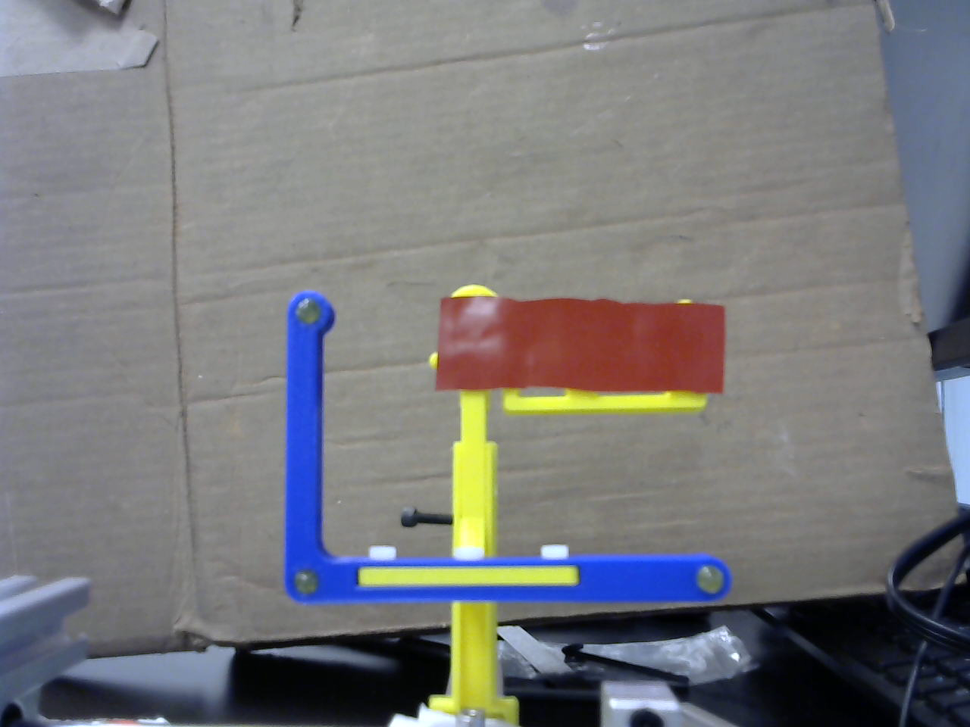
%> input picture HW9/HW9/im5.tif, 970 x 727 px, shrunk from 1280 x 960 before the run
$ octave Untitled2.m   (GNU Octave 9; MATLAB toolbox functions it lacks are replaced by stand-ins)
%> lines starting %> are read from the running program, lines starting %| are printed output that depends on the picture; in (x1, y1, x2, y2) boxes, pixels count from 0 and x2, y2 are one past the last pixel; in counts of white or black regions, pixels touching at a corner belong together; the program's own positions count from 1
% [9 lines of commented-out code are left out]

%%

clear all;
img = imread('im5.tif');
%> img is the input picture: size 727x970x3 uint8; mean R, G, B 120.8, 121.3, 123.8

% Convert RGB image to HSV
hsvImage = rgb2hsv(img);
%> hsvImage: size 727x970x3 double; mean H, S, V 0.352, 0.165, 0.522
% Extract out the H, S, and V images individually
hImage = hsvImage(:,:,1);
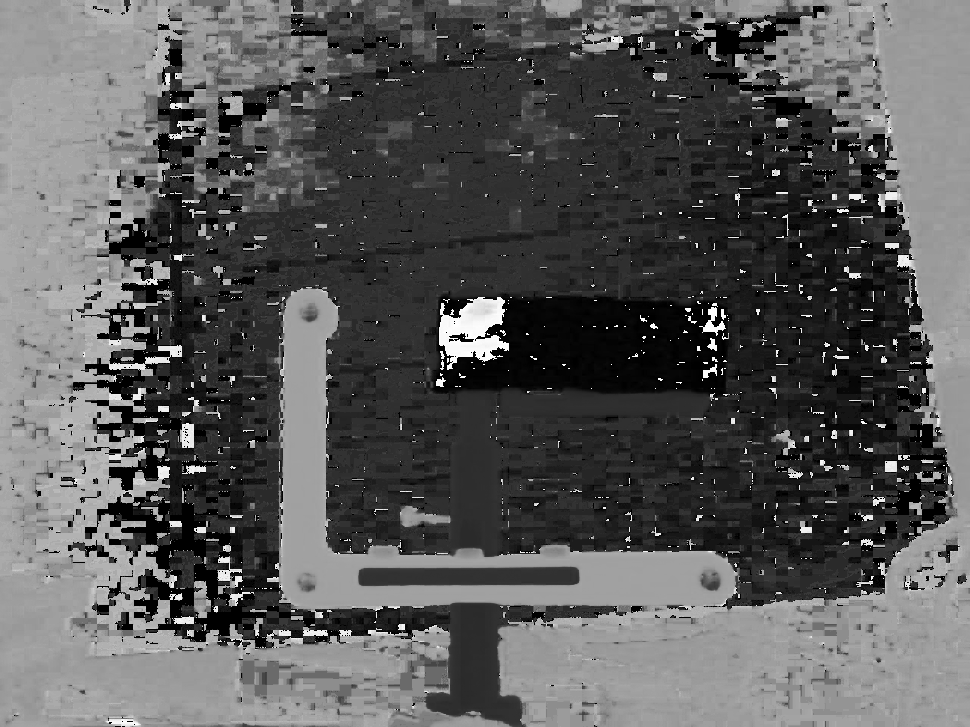
%> hImage: size 727x970 double; min 0, max 0.998, mean 0.352
sImage = hsvImage(:,:,2);
vImage = hsvImage(:,:,3);

% Yellow
hueThresholdLow = 0.1;
hueThresholdHigh = 0.5;
saturationThresholdLow = 0.7;
saturationThresholdHigh = 1;
valueThresholdLow = 0.8;
valueThresholdHigh = 1.0;


fontSize = 16;

% Display the original image.
	subplot(3, 4, 1);
	hRGB = imshow(img);

    % Display the hue image.
	subplot(3, 4, 2);
	h1 = imshow(hImage);
	title('Hue Image', 'FontSize', fontSize);
	% Set up an infor panel so you can mouse around and inspect the hue values.
	hHuePI = impixelinfo(h1);
	set(hHuePI, 'Units', 'Normalized', 'Position',[.34 .69 .15 .02]);

	% Display the saturation image.
	h2 = subplot(3, 4, 3);
	imshow(sImage);
	title('Saturation Image', 'FontSize', fontSize);
	% Set up an infor panel so you can mouse around and inspect the saturation values.
	hSatPI = impixelinfo(h2);
	set(hSatPI, 'Units', 'Normalized', 'Position',[.54 .69 .15 .02]);

	% Display the value image.
	h3 = subplot(3, 4, 4);
	imshow(vImage);
	title('Value Image', 'FontSize', fontSize);
	% Set up an infor panel so you can mouse around and inspect the value values.
	hValuePI = impixelinfo(h3);
	set(hValuePI, 'Units', 'Normalized', 'Position',[.75 .69 .15 .02]);

    	% Display the thresholded binary images.

        % Now apply each color band's particular thresholds to the color band
hueMask = (hImage >= hueThresholdLow) & (hImage <= hueThresholdHigh);
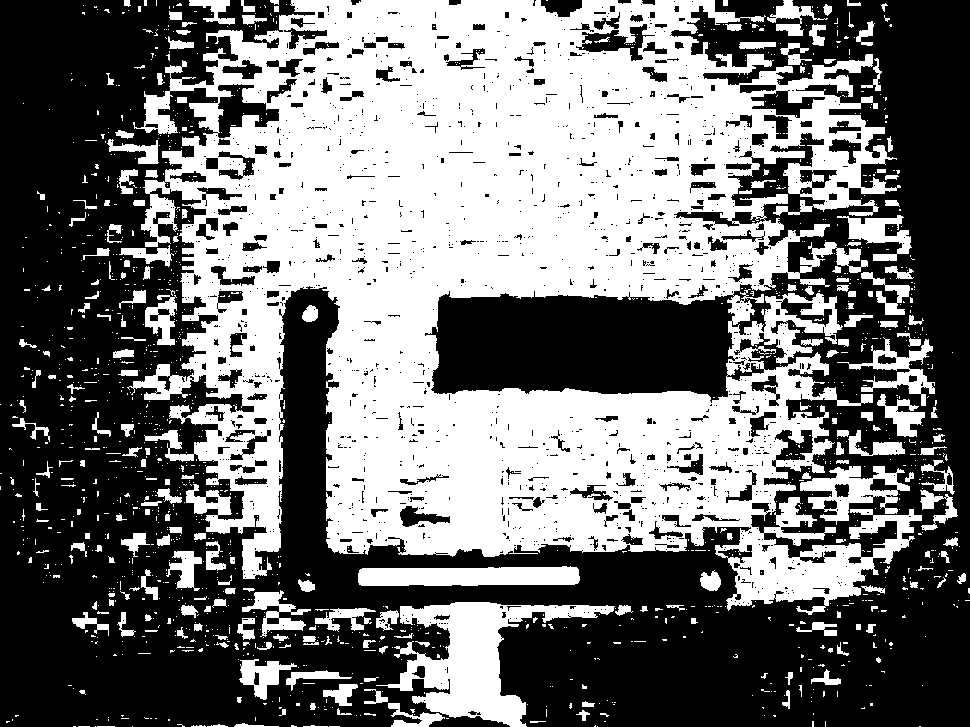
%> hueMask: size 727x970 logical; 45.3% white; 1557 white regions (1322 under 20 px), largest, box (x1, y1, x2, y2) and area: (127, 0, 922, 615) 268987, (376, 602, 615, 727) 10736, (358, 566, 580, 586) 3927
saturationMask = (sImage >= saturationThresholdLow) & (sImage <= saturationThresholdHigh);
%> saturationMask: size 727x970 logical; 4.8% white; 370 white regions (301 under 20 px), largest, box (x1, y1, x2, y2) and area: (286, 294, 730, 602) 19878, (794, 657, 894, 727) 2743, (459, 605, 493, 709) 2448
valueMask = (vImage >= valueThresholdLow) & (vImage <= valueThresholdHigh);
%> valueMask: size 727x970 logical; 5.5% white; 51 white regions (24 under 20 px), largest, box (x1, y1, x2, y2) and area: (285, 290, 725, 604) 24496, (361, 568, 574, 584) 3074, (944, 376, 970, 504) 2551
hueMask=1-hueMask;
valueMask=1-valueMask;


	fontSize = 16;
	subplot(3, 4, 10);
	imshow(hueMask, []);
	title('=   Hue Mask', 'FontSize', fontSize);
	subplot(3, 4, 11);
	imshow(saturationMask, []);
	title('&   Saturation Mask', 'FontSize', fontSize);
	subplot(3, 4, 12);
	imshow(valueMask, []);
	title('&   Value Mask', 'FontSize', fontSize);
	% Combine the masks to find where all 3 are "true."
	% Then we will have the mask of only the red parts of the image.
	coloredObjectsMask = uint8(hueMask & saturationMask);
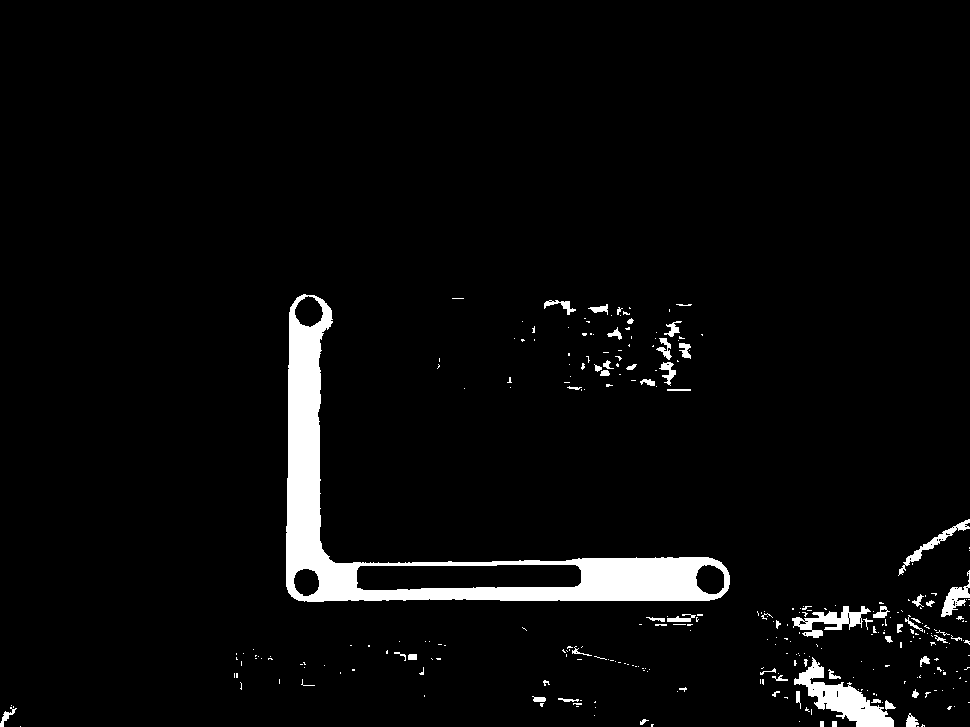
%> coloredObjectsMask: size 727x970 uint8; values 0 (black) and 1 (white), 4% white; 299 white regions (241 under 20 px), largest, box (x1, y1, x2, y2) and area: (286, 294, 730, 602) 19878, (794, 657, 894, 727) 2443, (792, 606, 871, 638) 972
	subplot(3, 4, 9);
	imshow(coloredObjectsMask, []);
	caption = sprintf('Mask of Only Regions\nof The Specified Color');
	title(caption, 'FontSize', fontSize);

    subplot(3, 4, 5);
%    img_clean = medfilt2(hueMask & saturationMask, [5 5]);
    img_clean = hueMask & saturationMask;
    imshow(img_clean);
img_clean=img_clean-1;
% [6 lines of commented-out code are left out]
[m,n]=size(img_clean);
%> m = 727; n = 970
    stats = regionprops(logical(img_clean), 'Area', 'Centroid', 'Eccentricity');
%> stats = 29 regions; largest, Area, Centroid and Eccentricity: 670002 [483.4 354.4] 0.672, 4970 [467.5 577.3] 0.995, 649 [710.9 580.1] 0.435, 614 [309.4 312.4] 0.371, 531 [307.1 582.7] 0.391
sizeStats=size(stats);
%> sizeStats = [29 1]
bw_3=false(m,n);
ii=1;
subplot(3, 4, 6);
hold on
    label=bwlabel(img_clean);
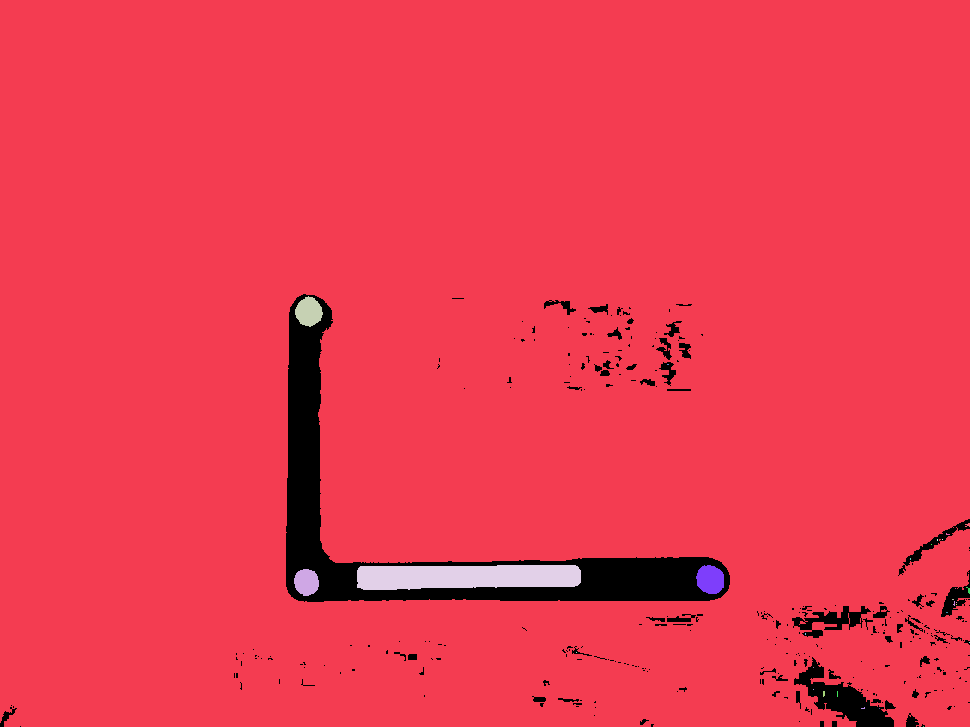
%> label: size 727x970 double; 30 distinct labels, from 0 to 29; one colour per label, 0 black
    for i=1:sizeStats(1)
    if(stats(i).Eccentricity<0.5 && stats(i).Eccentricity>0.1 && stats(i).Area>15)
    target(ii,:)=[stats(i).Centroid(1),stats(i).Centroid(2)];
    bw_3(label==i)=1;
    ii=ii+1;
    end
end
%> this loop made 29 passes
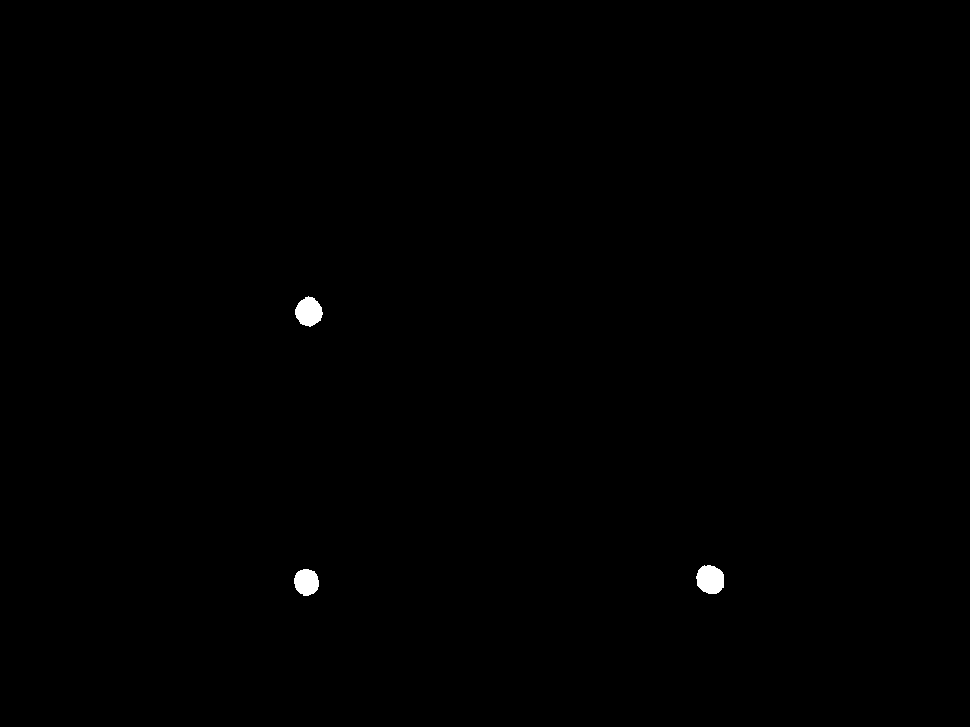
%> bw_3: size 727x970 logical; 0.25% white; 3 white regions, box (x1, y1, x2, y2) and area: (696, 565, 724, 594) 649, (295, 296, 323, 327) 614, (294, 569, 319, 596) 531
%> after the loop, target = [307.1 582.7; 309.4 312.4; 710.9 580.1]
imshow(bw_3);
hold on
for i=1:sizeStats(1)
    if(stats(i).Eccentricity<0.5 && stats(i).Eccentricity>0.1 && stats(i).Area>15)
    plot(stats(i).Centroid(1),stats(i).Centroid(2),'r*');
    end
end
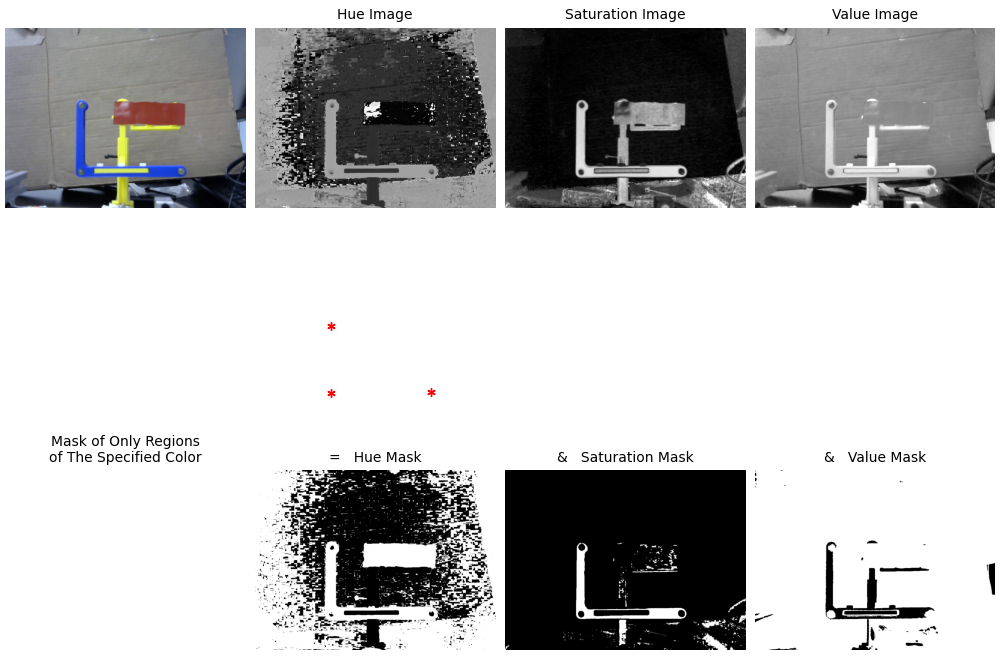
%> figure redrawn from the program's plot data, 10 panels
